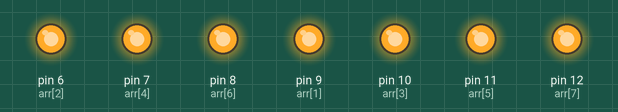
This sketch was run on a simulated Arduino Uno, built with avr-gcc and run on an emulated ATmega328P. Shown: output pins drawn as LEDs (lit = HIGH). Pins used as bus, display or sensor lines are not drawn.

Above: at 0.2 s.
At 1.2 s:
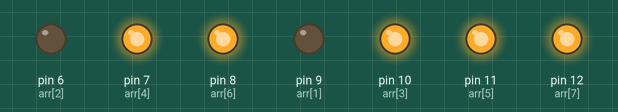
At 1.7 s:
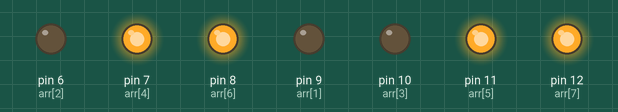
At 2.2 s:
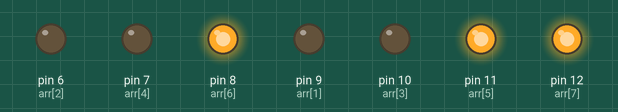
At 3.2 s:
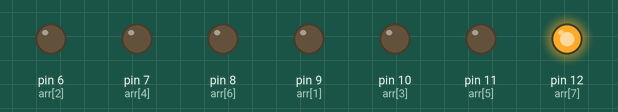
At 4.7 s:
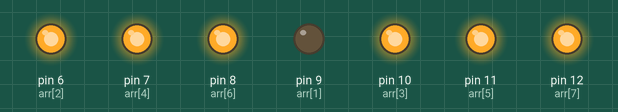
Timing chart, 0 to 5.2 s (numbered marks = the images above):
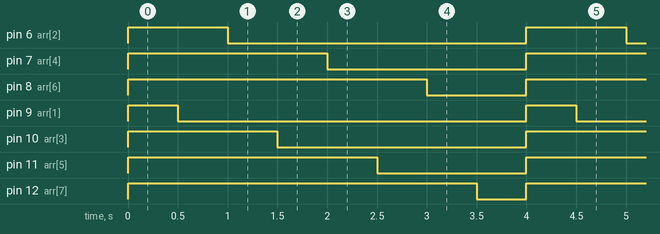

Measured:
- by itself, pin 6 (arr[2]): alternates HIGH for 1.0 s and LOW for 3.0 s
- by itself, pin 7 (arr[4]): alternates HIGH for 2.0 s and LOW for 2.0 s
- by itself, pin 8 (arr[6]): alternates HIGH for 3.0 s and LOW for 1.0 s
- by itself, pin 9 (arr[1]): alternates HIGH for 0.50 s and LOW for 3.5 s
- by itself, pin 10 (arr[3]): alternates HIGH for 1.5 s and LOW for 2.5 s
- by itself, pin 11 (arr[5]): alternates HIGH for 2.5 s and LOW for 1.5 s
- by itself, pin 12 (arr[7]): alternates HIGH for 3.5 s and LOW for 0.50 s

The sketch:

exam1_4.ino
```cpp
void setup() {
  // digital port 5번부터 12번까지 디지털 출력으로 설정:
  for(int i=5; i<13; i++){
    pinMode(i, OUTPUT);
  }
}

void loop() {
  // default OFF 상태로 만들기
  for(int i=5; i<13; i++){
    digitalWrite(i, 1);
  }
  // 주어진 순서대로 on하기
  int arr[8] = {5, 9, 6, 10, 7, 11, 8, 12};
  for(int i=0; i<8; i++) {
    digitalWrite(arr[i], 0);
    delay(500);
  }
}
```
